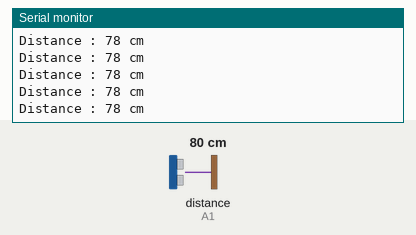
Simulated run of this sketch. Board: Arduino Uno, built with avr-gcc and run on an emulated ATmega328P. On the bench: the last lines printed to the serial monitor. Wiring (inferred from the names in the program): ultrasonic range finder: trigger A0; echo A1. Inputs (shaded band) come from the test bench; at power-on: distance to the obstacle (sensor on A1) 80 cm. The echo pulse lasts 58.3 µs per cm.

Above: at 1.2 s.
1.3 s: distance to the obstacle (sensor on A1) set to 250 cm
At 1.7 s:
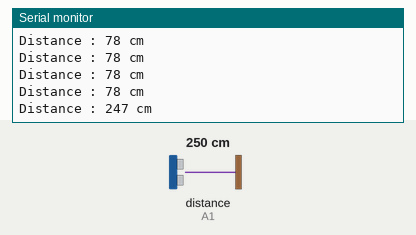
4.3 s: distance to the obstacle (sensor on A1) set to 2 cm
At 4.4 s:
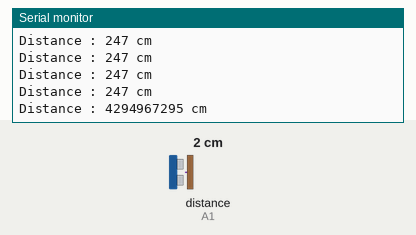
7.3 s: distance to the obstacle (sensor on A1) set to 9 cm
At 7.4 s:
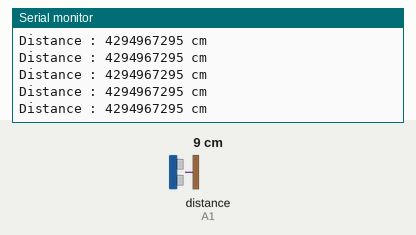
10.3 s: distance to the obstacle (sensor on A1) set to 24 cm
At 10.53 s:
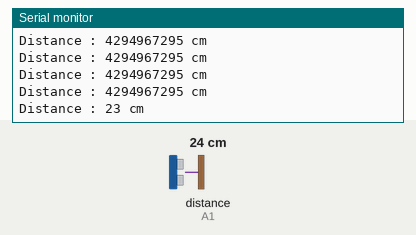
Timing chart, 0 to 13.3 s (numbered marks = the images above; inputs shaded):
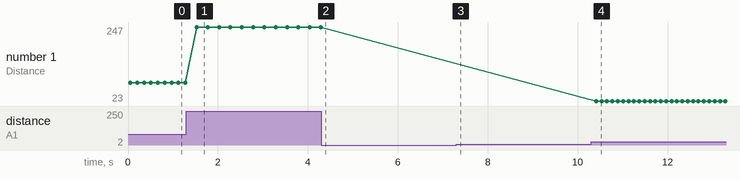

Measured:
- after the input at 1.3 s, the serial monitor: prints a new line after 0.22 s (image 1)
- after the input at 4.3 s, the serial monitor: prints a new line after 0.10 s (image 2)
- after the input at 10.3 s, the serial monitor: prints a new line after 0.11 s (image 4)
- plotted number 1: 78 → 247 after the input at 1.3 s, 247 → 23 after the input at 10.3 s

The sketch:

Ultrasonic_0917.ino
```cpp
#define TRIG A0
#define ECHO A1

void setup(){
  Serial.begin(9600);
  pinMode(TRIG, OUTPUT);
  pinMode(ECHO, INPUT);
}

void loop(){
  unsigned long duration, sum,result;
  float distance;
  result = 0;
  sum = 0;
  int b = 0;

  for(int i = 0; i<10; i++)
  {
  digitalWrite(TRIG, LOW);
  delayMicroseconds(2);
  digitalWrite(TRIG, HIGH);
  delayMicroseconds(10);
  digitalWrite(TRIG, LOW);

 duration = pulseIn(ECHO, HIGH);
 distance = ((float)(340 * duration) / 10000) / 2;

  if(distance>300|distance<21)
  {

  }
  else {
  sum=sum+distance;
  b++;
  }

  }
  result = sum/b;

  Serial.print("\nDistance : ");
  Serial.print(result);
  Serial.println(" cm");
  delay(100);
}
```
